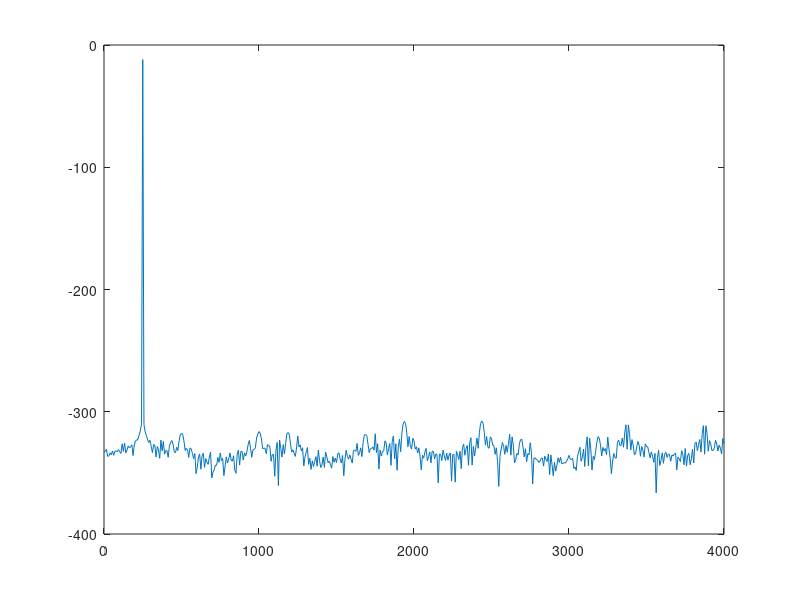

The MATLAB source for this figure:
clc
clear all;
close all;
N=1024;
fs=8000;
f=input('Enter the Frequency [1 to 5000]')
n=0:N-1;
x=cos(2*pi*50*(f/fs)*n);
[pxx,fre]=periodogram(x,[],N,fs);
plot(fre,10*log10(pxx));
